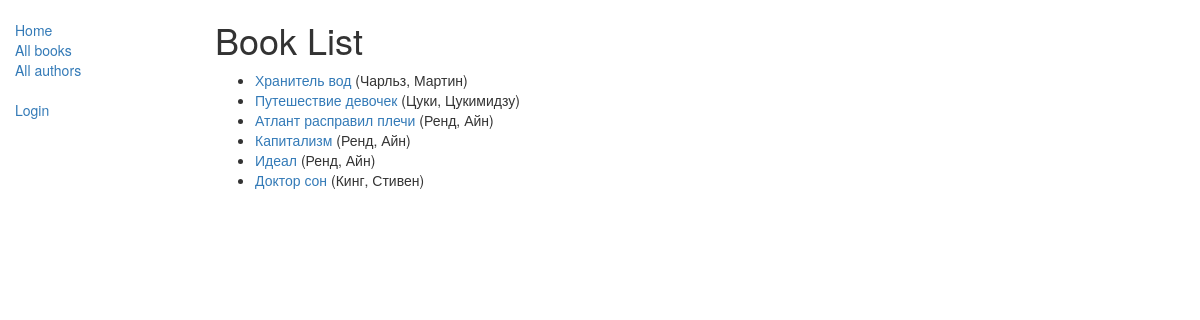
/catalog/books/, run on the app's committed database.
### catalog/models.py (models this page shows, shortened)
class Book(models.Model):
    title = models.CharField(max_length=200)
    author = models.ForeignKey('Author', on_delete=models.SET_NULL, null=True)
    summary = models.TextField(max_length=1000, help_text="Enter a brief description of the book")
    isbn = models.CharField('ISBN',max_length=13, help_text='13 Character <a href="https://www.isbn-international.org/content/what-isbn">ISBN number</a>')
    genre = models.ManyToManyField(Genre, help_text="Select a genre for this book")
    def get_absolute_url(self):
        return reverse('book-detail', args=[str(self.id)])
    def display_genre(self):
        """
        Creates a string for the Genre. This is required to display genre in Admin.
        """
        return ', '.join([genre.name for genre in self.genre.all()[:3]])
    display_genre.short_description = 'Genre'

class Author(models.Model):
    first_name = models.CharField(max_length=100)
    last_name = models.CharField(max_length=100)
    date_of_birth = models.DateField(null=True, blank=True)
    date_of_death = models.DateField('Died', null=True, blank=True)
    def __str__(self):
        return '%s, %s' % (self.last_name, self.first_name)
    class Meta:
        ordering = ['last_name']

### catalog/views.py (the view)
class BookListView(generic.ListView):
    model = Book
    paginate_by = 10

### catalog/templates/catalog/book_list.html
{% extends "base_generic.html" %}
{% block content %}
    <h1>Book List</h1>
    {% if book_list %}
    <ul>
      {% for book in book_list %}
      <li>
        <a href="{{ book.get_absolute_url }}">{{ book.title }}</a> ({{book.author}})
      </li>
      {% endfor %}
    </ul>
    {% else %}
      <p>There are no books in the library.</p>
    {% endif %}
{% endblock %}

### catalog/templates/base_generic.html (shortened to what this page needs)
<!DOCTYPE html>
<html lang="en">
<head>
  <link rel="stylesheet" href="https://maxcdn.bootstrapcdn.com/bootstrap/3.3.7/css/bootstrap.min.css">
  {% load static %}
  <link rel="stylesheet" href="{% static 'css/styles.css' %}">
</head>
<body>
  <div class="container-fluid">
    <div class="row">
      <div class="col-sm-2">
      {% block sidebar %}
      <ul class="sidebar-nav">
          <li><a href="{% url 'index' %}">Home</a></li>
          <li><a href="{% url 'books' %}">All books</a></li>
          <li><a href="{% url 'authors' %}">All authors</a></li>
         {% if user.is_authenticated %}
          <li>User: {{ user.get_username }}</li>
          <li><a href="{% url 'my-borrowed' %}">My Borrowed</a></li>
          <li><a href="{% url 'logout' %}?next={{ request.path }}">Logout</a> </li>
          {% else %}
          <li><a href="{% url 'login' %}?next={{ request.path }}">Login</a></li>
          {% endif %}
      </ul>
     {% endblock %}
      </div>
      <div class="col-sm-10 ">
      {% block content %}
          {% endblock %}
      </div>
    </div>
  </div>
</body>
</html>

### catalog/static/css/styles.css (style rules this page uses)
.sidebar-nav { margin-top: 20px; padding: 0; list-style: none; }

### data on the page
Book: title "Хранитель вод", author "Чарльз, Мартин"
Book: title "Путешествие девочек", author "Цуки, Цукимидзу"
Book: title "Атлант расправил плечи", author "Ренд, Айн"
Book: title "Капитализм", author "Ренд, Айн"
Book: title "Идеал", author "Ренд, Айн"
Book: title "Доктор сон", author "Кинг, Стивен"
